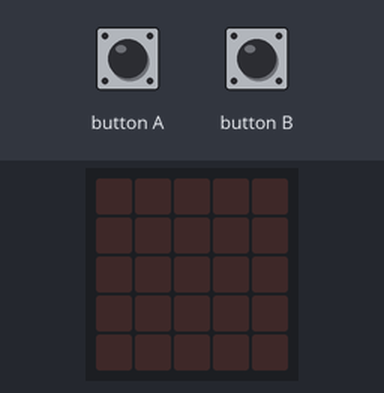
Bench run of a program on a simulated BBC micro:bit (MakeCode). On the bench: the board's 5×5 LED display. Inputs (shaded band) come from the test bench.

Above: at 1.2 s.
1.3 s: button A pressed for 0.15 s
At 1.9 s:
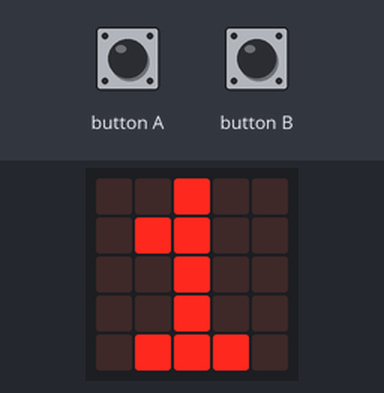
3.6 s: button B pressed for 0.15 s
At 4.4 s:
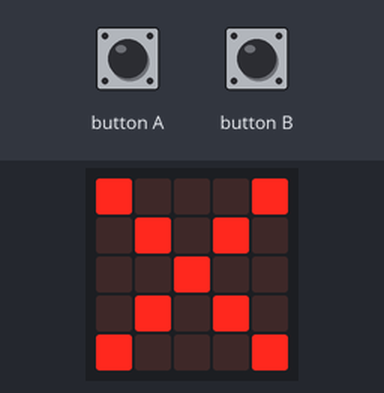
5.2 s: button A pressed for 0.15 s
At 6.8 s:
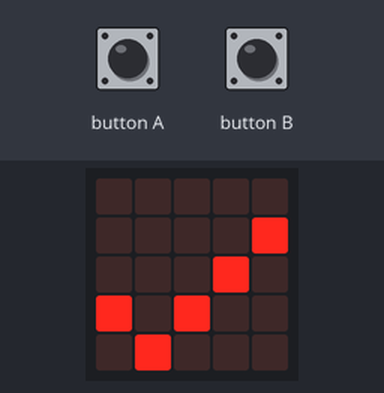
Timing chart, 0 to 8.3 s (numbered marks = the images above; inputs shaded):
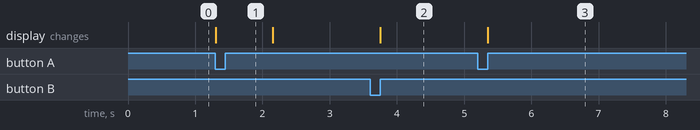

Measured:
- after the input at 1.3 s, the display: changes at once (image 1)
- after the input at 3.6 s, the display: changes after 0.15 s (image 2)
- after the input at 5.2 s, the display: changes after 0.15 s (image 3)

The program:

main.ts
```typescript
input.onButtonPressed(Button.A, function () {
    if (project == 1) {
        basic.showIcon(IconNames.Yes)
    }
    if (project == 2) {
        basic.showIcon(IconNames.Happy)
    }
})
input.onButtonPressed(Button.B, function () {
    if (project == 1) {
        basic.showIcon(IconNames.No)
    }
    if (project == 2) {
        basic.showIcon(IconNames.Sad)
    }
})
let project = 0
project = 0
let tijd = 0
basic.forever(function () {
    if (input.buttonIsPressed(Button.A) && project == 0 && tijd == 0) {
        tijd = 1
        basic.showNumber(1)
        basic.pause(100)
        basic.clearScreen()
        project = 1
    }
    if (input.buttonIsPressed(Button.B) && project == 0 && tijd == 0) {
        tijd = 1
        basic.showNumber(2)
        basic.pause(100)
        basic.clearScreen()
        project = 2
    }
})
```

test.ts
```typescript
// tests gaan hier; deze zal niet worden gecompileerd wanneer dit pakket wordt gebruikt als extensie.
```
